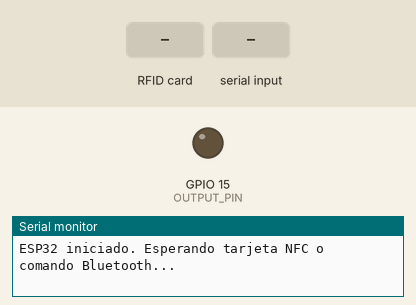
The sketch below on a simulated ESP32. Parts: output pins drawn as LEDs (lit = HIGH), the last lines printed to the serial monitor. The test bench sets the inputs (shaded band). Nothing arrives over Bluetooth unless stated.

Above: at 1.2 s.
1.3 s: RFID card 33 7A D9 11 held to the reader
At 1.6 s:
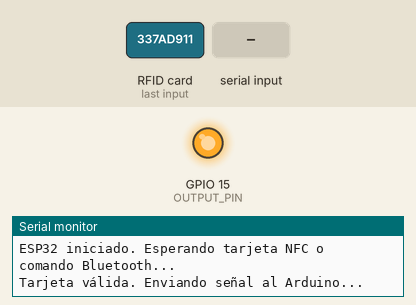
3.3 s: "1\n" received over the second serial link
4.8 s: RFID card 5E 7A 19 C4 held to the reader
Timing chart, 0 to 7.8 s (numbered marks = the images above; inputs shaded):
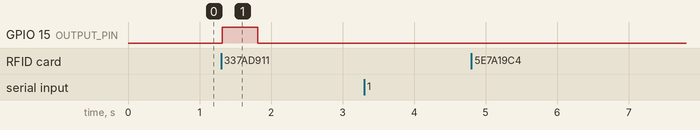

The sketch:

ESP32NFC.ino
```cpp
#include <SPI.h>
#include <MFRC522.h>
#include "BluetoothSerial.h"


#define RST_PIN  5
#define SDA_PIN  4

MFRC522 rfid(SDA_PIN, RST_PIN);


BluetoothSerial SerialBT;
const String comandoDesactivar = "DESACTIVAR";

const byte UID_VALIDO[] = {0x33, 0x7A, 0xD9, 0x11};
const byte LONGITUD_UID = sizeof(UID_VALIDO);


#define OUTPUT_PIN 15

void setup() {

  SPI.begin(18, 19, 23);
  rfid.PCD_Init();


  SerialBT.begin("ESP32_Alarmas");
  Serial.begin(9600);


  pinMode(OUTPUT_PIN, OUTPUT);
  digitalWrite(OUTPUT_PIN, LOW);

  Serial.println("ESP32 iniciado. Esperando tarjeta NFC o comando Bluetooth...");
}

void loop() {

  if (rfid.PICC_IsNewCardPresent() && rfid.PICC_ReadCardSerial()) {
    if (esTarjetaValida()) {
      Serial.println("Tarjeta válida. Enviando señal al Arduino...");
      enviarSenalArduino();
      delay(1000);
    } else {
      Serial.println("Tarjeta no válida.");
    }
    rfid.PICC_HaltA();
  }


  if (SerialBT.available()) {
    String comando = SerialBT.readStringUntil('\n');
    comando.trim();
    Serial.println("Comando recibido: " + comando);

    if (comando.equalsIgnoreCase(comandoDesactivar)) {
      Serial.println("Comando Bluetooth válido. Enviando señal al Arduino...");
      enviarSenalArduino();
    } else {
      Serial.println("Comando no reconocido.");
    }
  }
}


bool esTarjetaValida() {
  if (rfid.uid.size != LONGITUD_UID) return false;

  for (byte i = 0; i < LONGITUD_UID; i++) {
    if (rfid.uid.uidByte[i] != UID_VALIDO[i]) {
      return false;
    }
  }
  return true;
}


void enviarSenalArduino() {
  digitalWrite(OUTPUT_PIN, HIGH);
  delay(500);
  digitalWrite(OUTPUT_PIN, LOW);
}
```

Measured:
- after the input at 1.3 s, GPIO 15 (OUTPUT_PIN): LOW → HIGH at once, → LOW 0.50 s later
